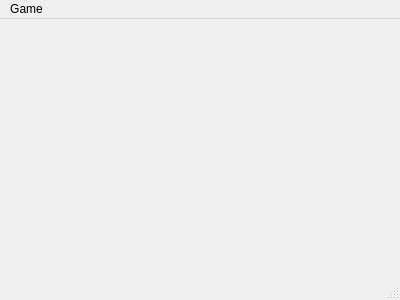
<?xml version="1.0" encoding="UTF-8"?>
<ui version="4.0">
 <class>PuzzleWindow</class>
 <widget class="QMainWindow" name="PuzzleWindow">
  <property name="geometry">
   <rect>
    <x>0</x>
    <y>0</y>
    <width>400</width>
    <height>300</height>
   </rect>
  </property>
  <property name="windowTitle">
   <string>PuzzleWindow</string>
  </property>
  <widget class="QWidget" name="centralWidget"/>
  <widget class="QMenuBar" name="menuBar">
   <property name="geometry">
    <rect>
     <x>0</x>
     <y>0</y>
     <width>400</width>
     <height>21</height>
    </rect>
   </property>
   <widget class="QMenu" name="menuGame">
    <property name="title">
     <string>Game</string>
    </property>
    <addaction name="actionNew_Game"/>
    <addaction name="actionPause"/>
    <addaction name="actionStop_Game"/>
   </widget>
   <addaction name="menuGame"/>
  </widget>
  <widget class="QStatusBar" name="statusBar"/>
  <action name="actionNew_Game">
   <property name="text">
    <string>New Game</string>
   </property>
  </action>
  <action name="actionPause">
   <property name="text">
    <string>Pause</string>
   </property>
  </action>
  <action name="actionStop_Game">
   <property name="text">
    <string>Stop Game</string>
   </property>
  </action>
 </widget>
 <layoutdefault spacing="6" margin="11"/>
 <resources/>
 <connections/>
</ui>
